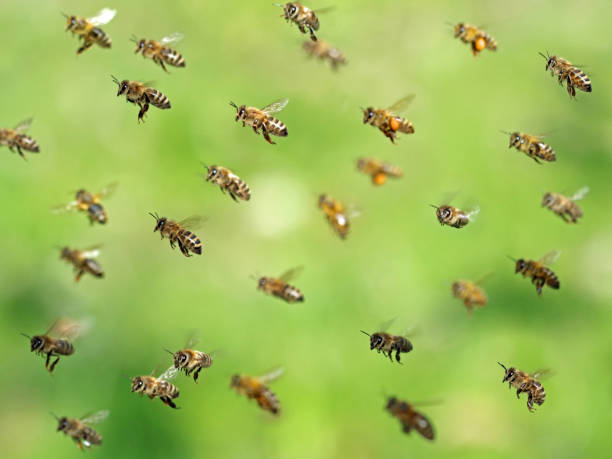
#> input picture Basic level image processing/c1_Basic_Coordinate_Operations/bee.jpg, 612 x 459 px
$ python K2_17_Goruntu_ROI_Goster.py
#> lines starting #> are read from the running program, lines starting #| are printed output that depends on the picture
# -*- coding: utf-8 -*-
"""
Created on Tue Mar  5 23:16:37 2024

@author: muozi
"""


import cv2

img=cv2.imread('bee.jpg')
#> img is the input picture: shape (459, 612, 3); mean B, G, R 89.1, 187.1, 158.7
cv2.imshow('bee',img)


img1=cv2.imread('bee.jpg',0)
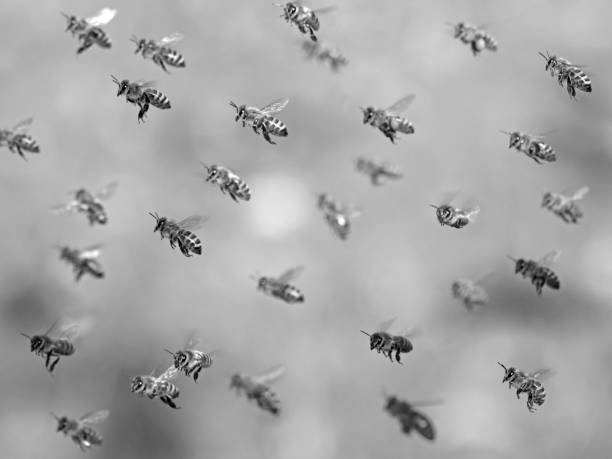
#> img1: shape (459, 612); min 0, max 255, mean 167.4
cv2.imshow('bee1',img1)


# Region of Interest (ROI) Belirleme

ROI=img[200:270,150:220]# İlk Bileşen y ekseni
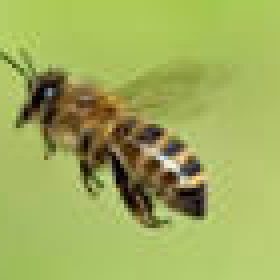
#> ROI: shape (70, 70, 3) (shown 4 times larger); mean B, G, R 91.5, 173.6, 159.7
cv2.imshow('roi',ROI)

ROI2=img1[200:270,150:220]# İlk Bileşen y ekseni
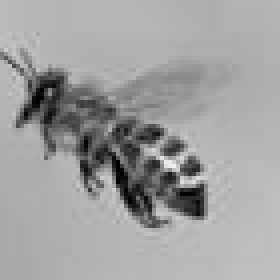
#> ROI2: shape (70, 70) (shown 4 times larger); min 0, max 242, mean 160.1
cv2.imshow('roi2',ROI2)


cv2.waitKey(0)
cv2.destroyAllWindows()

$ run again, with Basic level image processing/c1_Basic_Coordinate_Operations/cicek2JPG.jpg copied over Basic level image processing/c1_Basic_Coordinate_Operations/bee.jpg
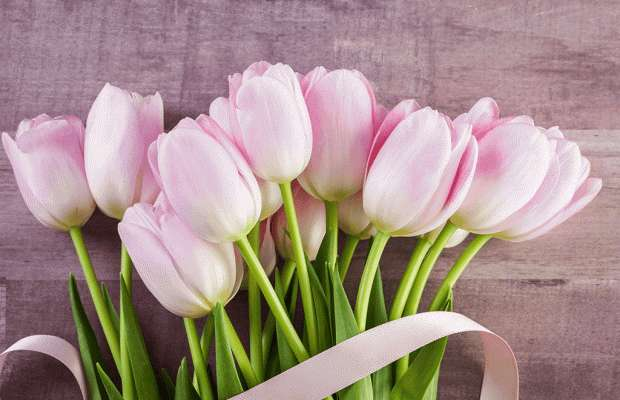
#> input picture Basic level image processing/c1_Basic_Coordinate_Operations/cicek2JPG.jpg, 620 x 400 px
#> img is the input picture: shape (400, 620, 3); mean B, G, R 138, 143.8, 165.8
#> `img1=cv2.imread('bee.jpg',0)`:
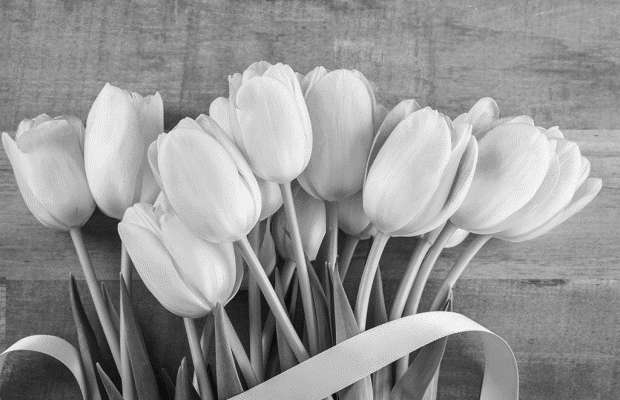
#> img1: shape (400, 620); min 0, max 255, mean 149.7
#> `ROI2=img1[200:270,150:220]# İlk Bileşen y ekseni`:
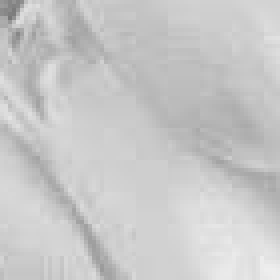
#> ROI2: shape (70, 70) (shown 4 times larger); min 120, max 238, mean 200
